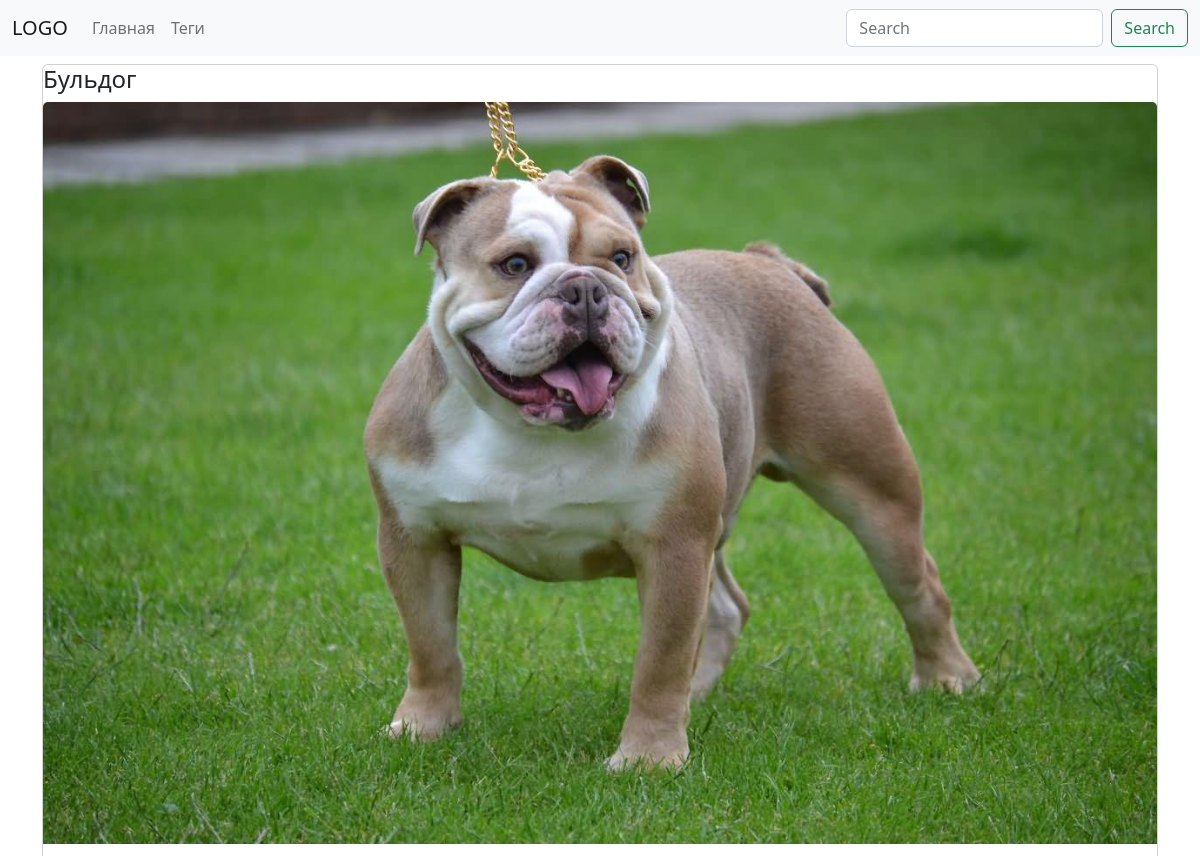
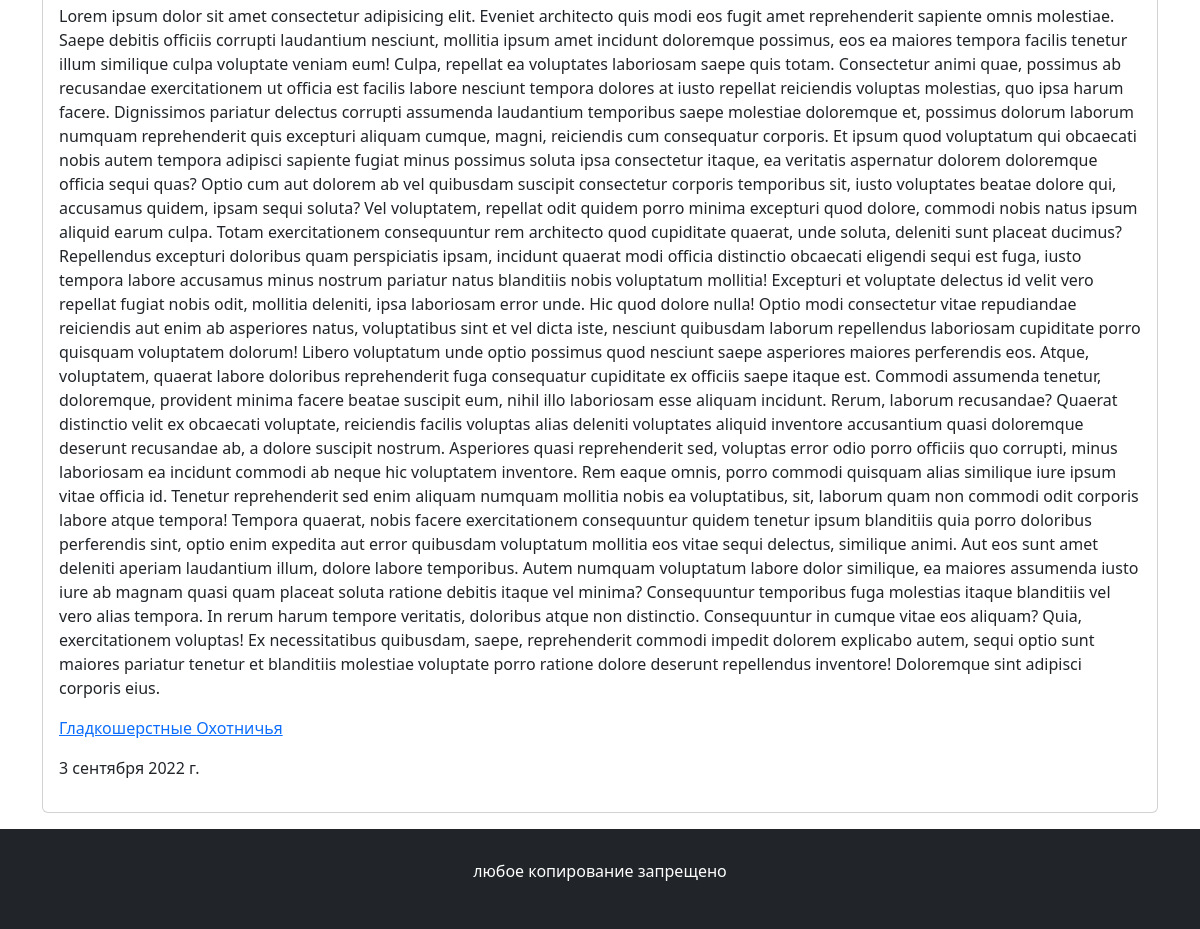
The app's page /post/2/ with its own data (2 pictures, top to bottom).
### blog/models.py (models this page shows, shortened)
class Post(models.Model):
    title = models.CharField(max_length=150,db_index=True)
    slug = models.SlugField(max_length=150,unique=True)
    body = models.TextField(db_index=True,blank=True)
    date_pub = models.DateField(auto_now_add=True)
    tags = models.ManyToManyField('Tag',blank=True,related_name='posts')
    image = models.ImageField(upload_to='images/',default='images/defolt.png')
    def get_absolute_url(self):
        return reverse("post_detail_url", kwargs={"slug": self.slug})
    class Meta:
        ordering = ['-date_pub']

class Tag(models.Model):
    title = models.CharField(max_length=150,db_index=True)
    slug = models.SlugField(max_length=150,unique=True)
    def get_absolute_url(self):
        return reverse("tag_detail_url", kwargs={"slug": self.slug})

### blog/views.py (the view)
# urls.py: path('post/<str:slug>/', post_detail, name = "post_detail_url"),
def post_detail(request,slug):
    post = Post.objects.get(slug__iexact = slug)
    return render(request,'blog/post_detail.html',context={'post':post})

### blog/templates/blog/post_detail.html (shortened to what this page needs)
{% extends 'blog/base_blog.html' %}
{% block content %}
  {% include 'blog/includes/card_template.html' %}
{% endblock %}

### blog/templates/blog/includes/card_template.html
<div class="card mb-3">
      <h4 class="card-title"> {{post.title}}</h4>
      <a href="{{post.get_absolute_url}}"><img src='{{post.image.url}}' class="card-img-top" alt="..."></a>
      <div class="card-body">
        <p class="card-text"> {{post.body}} </p>
        <p class="card-text">
          {% for tag in post.tags.all %}
          <a href="{{tag.get_absolute_url}}"> {{tag.title}} </a>
          {% endfor %}
        </p>
        <p> {{post.date_pub}} </p>
      </div>
    </div>

### records on screen
Post: title "Бульдог", image (picture), body "Lorem ipsum dolor sit amet consectetur adipisicing elit. Eveniet architecto quis modi eos fugit amet reprehenderit sapiente omnis molestiae. Saepe debitis officiis corrupti laudantium nesciunt, mollitia ipsum amet incidunt doloremque possimus, eos ea maiores tempora facilis tenetur illum similique culpa voluptate veniam eum! Culpa, repellat ea voluptates laboriosam saepe quis totam. Consectetur animi quae, possimus ab recusandae exercitationem ut officia est facilis labore nesciunt tempora dolores at iusto repellat reiciendis voluptas molestias, quo ipsa harum facere. Dignissimos pariatur delectus corrupti assumenda laudantium temporibus saepe molestiae doloremque et, possimus dolorum…", date_pub "3 сентября 2022 г."
Tag: title "Гладкошерстные"
Tag: title "Охотничья"
